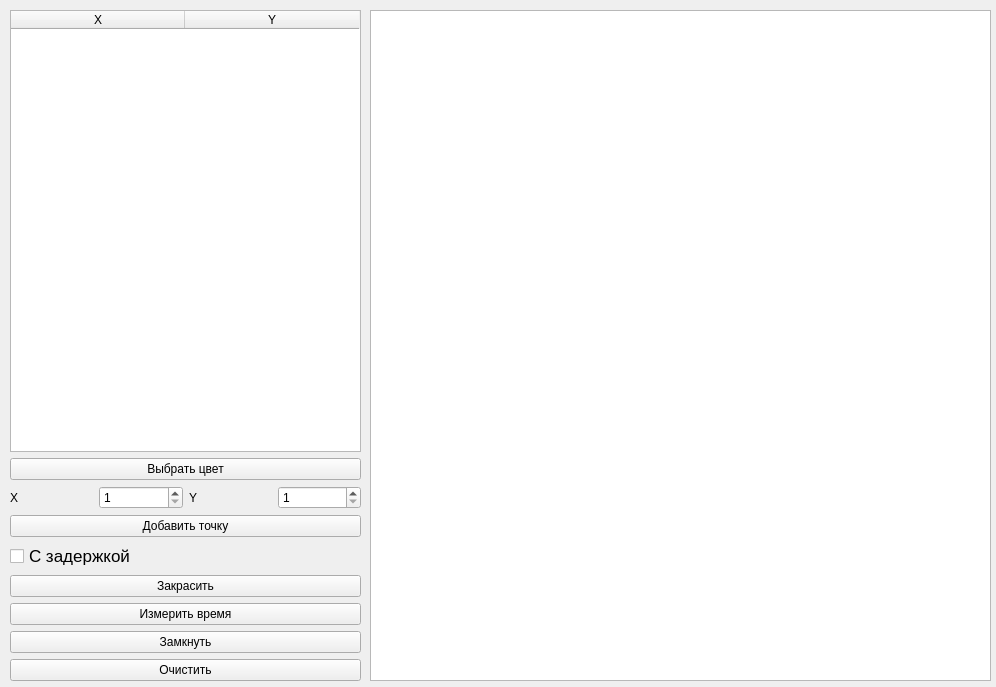
<?xml version="1.0" encoding="UTF-8"?>
<ui version="4.0">
 <class>MainWindow</class>
 <widget class="QMainWindow" name="MainWindow">
  <property name="geometry">
   <rect>
    <x>0</x>
    <y>0</y>
    <width>996</width>
    <height>687</height>
   </rect>
  </property>
  <property name="windowTitle">
   <string>Заполнение областей</string>
  </property>
  <property name="animated">
   <bool>true</bool>
  </property>
  <property name="dockNestingEnabled">
   <bool>false</bool>
  </property>
  <widget class="QWidget" name="centralwidget">
   <widget class="QGraphicsView" name="view">
    <property name="geometry">
     <rect>
      <x>370</x>
      <y>10</y>
      <width>621</width>
      <height>671</height>
     </rect>
    </property>
   </widget>
   <widget class="QWidget" name="verticalLayoutWidget">
    <property name="geometry">
     <rect>
      <x>10</x>
      <y>10</y>
      <width>351</width>
      <height>671</height>
     </rect>
    </property>
    <layout class="QVBoxLayout" name="verticalLayout">
     <item>
      <widget class="QTableWidget" name="table">
       <property name="cursor" stdset="0">
        <cursorShape>ArrowCursor</cursorShape>
       </property>
       <attribute name="horizontalHeaderMinimumSectionSize">
        <number>54</number>
       </attribute>
       <attribute name="horizontalHeaderDefaultSectionSize">
        <number>174</number>
       </attribute>
       <attribute name="horizontalHeaderShowSortIndicator" stdset="0">
        <bool>false</bool>
       </attribute>
       <attribute name="verticalHeaderDefaultSectionSize">
        <number>35</number>
       </attribute>
       <column>
        <property name="text">
         <string>X</string>
        </property>
       </column>
       <column>
        <property name="text">
         <string>Y</string>
        </property>
       </column>
      </widget>
     </item>
     <item>
      <widget class="QPushButton" name="PickColor">
       <property name="text">
        <string>Выбрать цвет</string>
       </property>
      </widget>
     </item>
     <item>
      <layout class="QHBoxLayout" name="horizontalLayout_2">
       <property name="spacing">
        <number>6</number>
       </property>
       <property name="topMargin">
        <number>0</number>
       </property>
       <item>
        <widget class="QLabel" name="label">
         <property name="text">
          <string>X</string>
         </property>
        </widget>
       </item>
       <item>
        <widget class="QSpinBox" name="x">
         <property name="minimum">
          <number>1</number>
         </property>
         <property name="maximum">
          <number>561</number>
         </property>
        </widget>
       </item>
       <item>
        <widget class="QLabel" name="label_2">
         <property name="text">
          <string>Y</string>
         </property>
        </widget>
       </item>
       <item>
        <widget class="QSpinBox" name="y">
         <property name="minimum">
          <number>1</number>
         </property>
         <property name="maximum">
          <number>581</number>
         </property>
        </widget>
       </item>
      </layout>
     </item>
     <item>
      <widget class="QPushButton" name="addpoint">
       <property name="text">
        <string>Добавить точку</string>
       </property>
      </widget>
     </item>
     <item>
      <widget class="QCheckBox" name="delay">
       <property name="font">
        <font>
         <pointsize>13</pointsize>
        </font>
       </property>
       <property name="text">
        <string>С задержкой</string>
       </property>
      </widget>
     </item>
     <item>
      <widget class="QPushButton" name="paint">
       <property name="text">
        <string>Закрасить</string>
       </property>
      </widget>
     </item>
     <item>
      <widget class="QPushButton" name="time">
       <property name="text">
        <string>Измерить время</string>
       </property>
      </widget>
     </item>
     <item>
      <widget class="QPushButton" name="lock">
       <property name="text">
        <string>Замкнуть</string>
       </property>
      </widget>
     </item>
     <item>
      <widget class="QPushButton" name="erase">
       <property name="text">
        <string>Очистить</string>
       </property>
      </widget>
     </item>
    </layout>
   </widget>
  </widget>
 </widget>
 <resources/>
 <connections/>
</ui>
